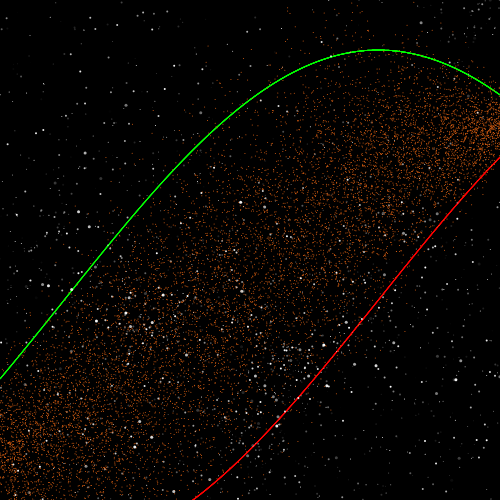
Frame 1 (no input)
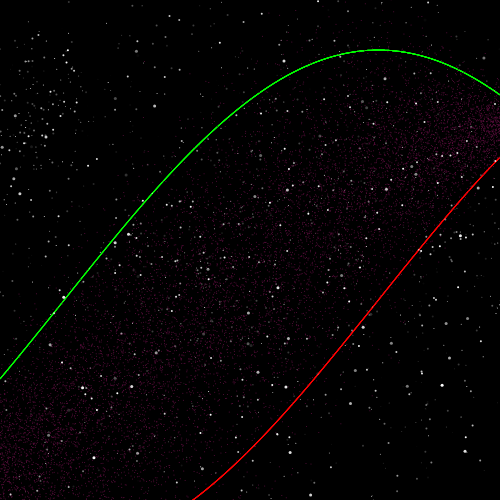
Frame 2 (the mouse pressed at the canvas centre, redrawn once)

The p5.js sketch that drew these frames (run headless with seeded random() and noise() and a simulated clock; the mouse was pressed at the canvas centre and the sketch redrawn once):

// p5.js sketch
// ── sketch.js
let N_STARS = 100;
let MIN_CLUSTER_R = 10;
let MAX_CLUSTER_R = 250;
let DEBUG_MODE = true;
let N_NEBULA_STARS = 10000;
let COLORS = ['#5f0f40', '#9a031e', '#fb8b24', '#e36414', '#0f4c5c']
let y1;
let y2;
let a;
let b;
let c;
let d;

function setup() {
  createCanvas(500, 500);
  resetSketch();
  console.log('Press SPACE to stop looping or r to reset.');
}

function draw() {
  noLoop();
  let bg_color = color(0)
  // index = COLORS.indexOf(bg_color)
  // COLORS.splice(index, 1)
  background(bg_color);
  let wave1Y = [];
  let wave2Y = [];
  for (let x = 0; x < width; x += 0.1) {
    a = 0.6 * height;
    b = 0.5 * height;
    c = 0.005;
    d = 1.25
    y1 = a + b * sin(c * x + d);
    wave1Y.push(y1)
    y2 = a + b * cos(c * x + d);
    wave2Y.push(y2)
  }
  if (DEBUG_MODE === true) {
    strokeWeight(1);
    for (let wave_i = 0; wave_i < wave1Y.length; wave_i ++) {
      stroke(255, 0, 0);
      point(wave_i / 10, wave1Y[wave_i]);
      stroke(0, 255, 0);
      point(wave_i / 10, wave2Y[wave_i]);
    }
  }
  let nebulaColor = random(COLORS)
  // index = COLORS.indexOf(nebulaColor)
  // COLORS.splice(index, 1)
  stroke(nebulaColor)
  strokeWeight(1)
  for (i_nebula = 0; i_nebula < N_NEBULA_STARS; i_nebula ++) {
    let xNebula = random(width);
    y1 = a + b * sin(c * xNebula + d);
    y2 = a + b * cos(c * xNebula + d);
    let yNebula;
    if (y1 < y2) {
      yNebula = randomGaussian((y2 + y1) / 2, (y2 - y1) / 4);
    } else {
      yNebula = randomGaussian((y1 + y2) / 2, (y1 - y2) / 4);
    }
    point(xNebula, yNebula)
  }
  // filter(BLUR, 1)
  let starColor = color(255)
  for (let star_i = 0; star_i < N_STARS; star_i ++) {
    // Cluster or singular star
    let clusterRand = random(1);
    if (clusterRand < 0.2) {
      let posX = random(width)
      let posY = random(height)
      let clusterSize = random(MIN_CLUSTER_R, MAX_CLUSTER_R)
      for (let cluster_i = 0; cluster_i < 100; cluster_i ++) {
        // Star size
        let sizeRand = random(1);
        if (sizeRand < 0.6) {
          strokeWeight(1);
        } else if (sizeRand < 0.95) {
          strokeWeight(2);
        } else {
          strokeWeight(3);
        }
        // Star brightness (opacity)
        let opacityRand = random(255);
        starColor.setAlpha(opacityRand)
        stroke(starColor)
        // Cluster size
        let offsetX = randomGaussian(posX, clusterSize)
        let offsetY = randomGaussian(posY, clusterSize)
        point(offsetX, offsetY);
      }
    } else {
      point(random(width), random(height));
    }
  }
}

function resetSketch() {
  redraw();
}

// ── helpers.js
function keyPressed() {
    // Set spacebar to toggle play/pause of drawing loop
    if (key === ' ') {
      if (isLooping()) {
        noLoop();
        console.log('STOPPED. Press SPACE to resume.')
      } else {
        loop();
        console.log('RESUMED. Press SPACE to stop.')
      }
    } else if (key === 'r') {
      console.log('Reseting sketch...')
      resetSketch();
    } else if (key === 'd') {
      if (DEBUG_MODE === true) {
        console.log('DEBUG_MODE turned off.')
        DEBUG_MODE = false;
        resetSketch();
      } else {
        console.log('DEBUG_MODE turned on.')
        DEBUG_MODE = true;
        resetSketch();
      }
    }
  }
